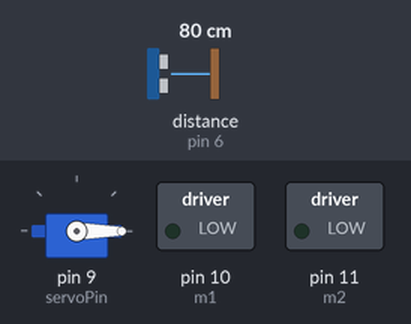
A sketch run on a simulated Arduino Uno, built with avr-gcc and run on an emulated ATmega328P. Parts: servo, switched loads named in the sketch (green lamp = pin HIGH). Wiring (inferred from the names in the program): ultrasonic range finder: trigger pin 5; echo pin 6. The test bench sets the inputs (shaded band); at power-on: distance to the obstacle (sensor on pin 6) 80 cm. The echo pulse lasts 58.3 µs per cm; pins used as bus, display or sensor lines are not drawn; what the sketch prints to the serial monitor is not drawn.

Above: at 1.2 s.
1.3 s: distance to the obstacle (sensor on pin 6) set to 9 cm
4.3 s: distance to the obstacle (sensor on pin 6) set to 6 cm
At 6.9 s:
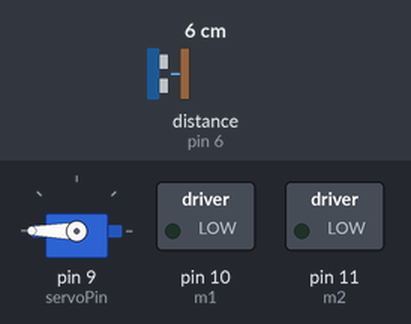
At 10.0 s:
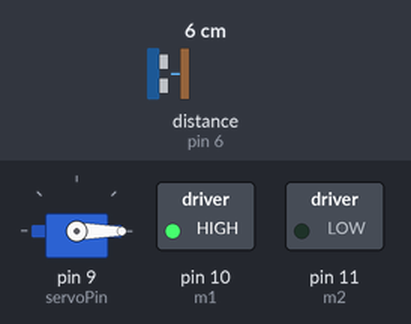
Timing chart, 0 to 16.2 s (numbered marks = the images above; inputs shaded):
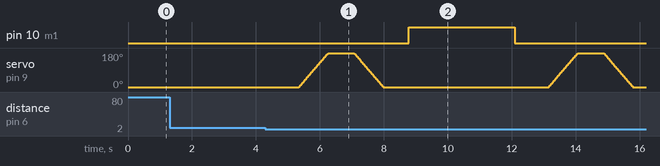

Measured:
- the behaviour switches between 8 and 7 cm on distance to the obstacle (sensor on pin 6) (found by bisection; images 0 and 1)
- after the input at 1.3 s, every drawn part: stays the same

The sketch:

coding_goldberg_arduino.ino
```cpp
#include <Servo.h>

/* 센서 핀 번호 지정 */
const int trigPin = 5; // 초음파 센서의 trig 핀을 5번 핀으로 지정
const int echoPin = 6; // 초음파 센서의 echo 핀을 6번 핀으로 지정

/* 모터 핀 번호 지정 */
const int servoPin = 9;// 서보모터의 핀을 9번 핀으로 지정
const int m1 = 10;     // 모터 드라이버의 핀을 10번 핀으로 지정
const int m2 = 11;     // 모터 드라이버의 핀을 11번 핀으로 지정

const int speed = 5;
Servo servo;

const float threshold = 7;

void setup() {
  /* 센서 핀 모드 설정 */
  pinMode(trigPin, OUTPUT); // 초음파 센서의 trig 핀을 출력 모드로 설정
  pinMode(echoPin, INPUT);  // 초음파 센서의 echo 핀을 입력 모드로 설정

  /* 모터 설정 */
  pinMode(m1, OUTPUT); // 모터 드라이버 핀을 출력 모드로 설정
  pinMode(m2, OUTPUT); // 모터 드라이버 핀을 출력 모드로 설정

  servo.attach(servoPin); // 서보모터 핀으로 지정한 핀에서 서보모터를 사용
  servo.write(0); // 서보모터를 원래 자리(0도)로 회전

  Serial.begin(9600); // 시리얼 통신을 9,600 baud 속도로 시작
}

float measure_distance(){
  digitalWrite(trigPin, LOW);
  delayMicroseconds(2);
  digitalWrite(trigPin, HIGH);
  delayMicroseconds(10);
  digitalWrite(trigPin, LOW);

  /* 발생한 초음파가 초음파 센서로 돌아오면 걸린 시간을 바탕으로 물체까지의 거리를 계산함 */
  unsigned long duration = pulseIn(echoPin, HIGH); // 초음파가 초음파 센서로 돌아오기까지의 시간을 duration 변수에 저장
  float result = (344.97 * (float)duration / 10000) / 2; // 초음파가 돌아오기까지 걸린 시간을 바탕으로 거리를 계산(23℃ 기준)하여 cm 단위로 distance 변수에 저장
  Serial.print("초음파 센서 거리: "); Serial.print(result); Serial.println(" cm"); // 시리얼 모니터에 거리를 출력
  return result;
}

void move(int angle, int speed){
  while(true){
    int temp = servo.read();
    if     (temp < angle) servo.write(temp + 1);
    else if(temp > angle) servo.write(temp - 1);
    else return;
    delay(speed);
  }
}

void servo_carry(){
  move(180, speed);
  Serial.println("서보모터 공 옮김.");
  delay(800);
  move(0, speed);
  Serial.println("서보모터 원위치.");
  delay(800);
}

void motor_carry(){
  digitalWrite(m1, HIGH); digitalWrite(m2, LOW); delay(3315); // 3.315초 시간 동안 DC 모터를 작동함
  digitalWrite(m1, LOW);  digitalWrite(m2, LOW); // DC 모터 작동을 종료함
}

void loop() {
  /* 초음파 센서로 초음파를 발생함 */
  float distance = measure_distance();
  /* 초음파 센서로 측정된 거리가 일정 거리 미만이면 */
  if(distance < threshold) {
    Serial.println("초음파 센서에 물체가 감지됨");
    delay(1000); // 1초 대기함

    Serial.print("서보모터 작동 중...");
    servo_carry();

    Serial.print("모터 작동 중...");
    motor_carry();
    Serial.println("모터 작동 완료.");
  }

  delay(50);
}
```
